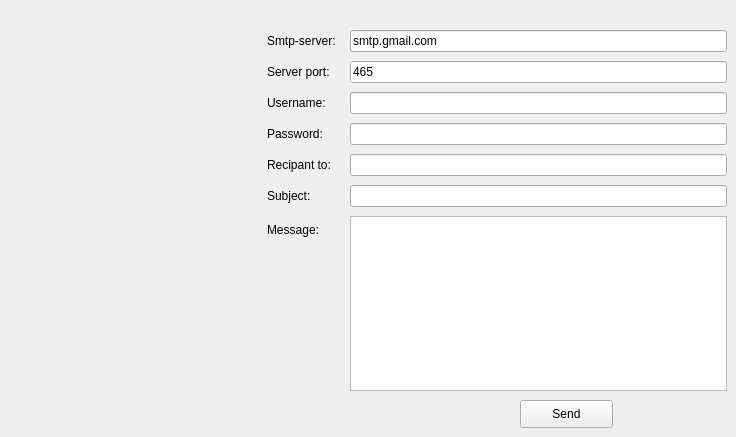
      <widget class="QWidget" name="tab_13">
       <attribute name="title">
        <string>Envoyez des e-mails</string>
       </attribute>
       <widget class="QPlainTextEdit" name="msg">
        <property name="geometry">
         <rect>
          <x>350</x>
          <y>216</y>
          <width>377</width>
          <height>175</height>
         </rect>
        </property>
       </widget>
       <widget class="QLineEdit" name="subject">
        <property name="geometry">
         <rect>
          <x>350</x>
          <y>185</y>
          <width>377</width>
          <height>22</height>
         </rect>
        </property>
       </widget>
       <widget class="QLabel" name="label_29">
        <property name="geometry">
         <rect>
          <x>267</x>
          <y>154</y>
          <width>69</width>
          <height>22</height>
         </rect>
        </property>
        <property name="text">
         <string>Recipant to:</string>
        </property>
       </widget>
       <widget class="QLabel" name="label_30">
        <property name="geometry">
         <rect>
          <x>267</x>
          <y>61</y>
          <width>70</width>
          <height>22</height>
         </rect>
        </property>
        <property name="text">
         <string>Server port:</string>
        </property>
       </widget>
       <widget class="QLineEdit" name="port">
        <property name="geometry">
         <rect>
          <x>350</x>
          <y>61</y>
          <width>377</width>
          <height>22</height>
         </rect>
        </property>
        <property name="text">
         <string>465</string>
        </property>
       </widget>
       <widget class="QLabel" name="label_31">
        <property name="geometry">
         <rect>
          <x>267</x>
          <y>123</y>
          <width>60</width>
          <height>22</height>
         </rect>
        </property>
        <property name="text">
         <string>Password:</string>
        </property>
       </widget>
       <widget class="QLabel" name="label_42">
        <property name="geometry">
         <rect>
          <x>267</x>
          <y>92</y>
          <width>63</width>
          <height>22</height>
         </rect>
        </property>
        <property name="text">
         <string>Username:</string>
        </property>
       </widget>
       <widget class="QLineEdit" name="uname">
        <property name="geometry">
         <rect>
          <x>350</x>
          <y>92</y>
          <width>377</width>
          <height>22</height>
         </rect>
        </property>
       </widget>
       <widget class="QLabel" name="label_43">
        <property name="geometry">
         <rect>
          <x>267</x>
          <y>185</y>
          <width>48</width>
          <height>22</height>
         </rect>
        </property>
        <property name="text">
         <string>Subject:</string>
        </property>
       </widget>
       <widget class="QLabel" name="label_44">
        <property name="geometry">
         <rect>
          <x>267</x>
          <y>30</y>
          <width>76</width>
          <height>22</height>
         </rect>
        </property>
        <property name="text">
         <string>Smtp-server:</string>
        </property>
       </widget>
       <widget class="QLabel" name="label_45">
        <property name="geometry">
         <rect>
          <x>267</x>
          <y>216</y>
          <width>55</width>
          <height>28</height>
         </rect>
        </property>
        <property name="text">
         <string>Message:</string>
        </property>
       </widget>
       <widget class="QLineEdit" name="rcpt">
        <property name="geometry">
         <rect>
          <x>350</x>
          <y>154</y>
          <width>377</width>
          <height>22</height>
         </rect>
        </property>
       </widget>
       <widget class="QLineEdit" name="server">
        <property name="geometry">
         <rect>
          <x>350</x>
          <y>30</y>
          <width>377</width>
          <height>22</height>
         </rect>
        </property>
        <property name="text">
         <string>smtp.gmail.com</string>
        </property>
       </widget>
       <widget class="QLineEdit" name="paswd">
        <property name="geometry">
         <rect>
          <x>350</x>
          <y>123</y>
          <width>377</width>
          <height>22</height>
         </rect>
        </property>
        <property name="inputMask">
         <string/>
        </property>
        <property name="echoMode">
         <enum>QLineEdit::Password</enum>
        </property>
       </widget>
       <widget class="QPushButton" name="sendBtn">
        <property name="geometry">
         <rect>
          <x>520</x>
          <y>400</y>
          <width>93</width>
          <height>28</height>
         </rect>
        </property>
        <property name="text">
         <string>Send</string>
        </property>
       </widget>
      </widget>
